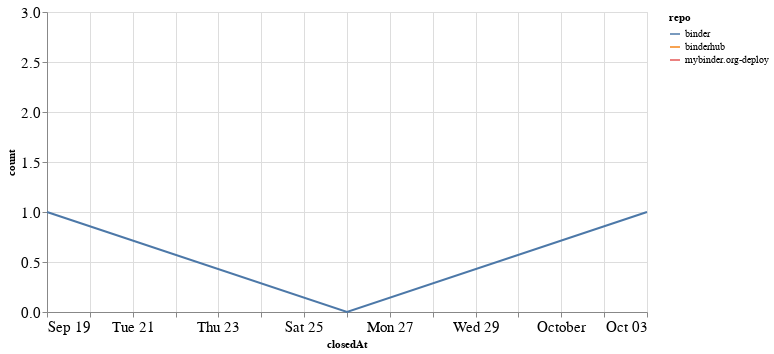

Notebook cell for this chart:
### Code cell
closed_by_time = closed_by.groupby('repo').resample('W', on='closedAt').count()['author'].reset_index()
closed_by_time = closed_by_time.rename(columns={'author': 'count'})

alt.Chart(closed_by_time, width=600).mark_line().encode(
    x='closedAt',
    y='count',
    color='repo',
    tooltip="repo"
)

### Figure 1 — Vega-Lite specification as saved in the notebook (floating-point values rounded to 4 significant figures)
{"config": {"axisLeft": {"labelFontSize": 15}, "axisBottom": {"labelFontSize": 15}}, "data": {"name": "data-0d23eb0d72b8fe4fe27b8ada8995296d"}, "mark": "line", "encoding": {"color": {"type": "nominal", "field": "repo"}, "tooltip": {"type": "nominal", "field": "repo"}, "x": {"type": "temporal", "field": "closedAt"}, "y": {"type": "quantitative", "field": "count"}}, "width": 600, "$schema": "https://vega.github.io/schema/vega-lite/v4.8.1.json", "datasets": {"data-0d23eb0d72b8fe4fe27b8ada8995296d": [{"repo": "binder", "closedAt": "2021-09-19T00:00:00", "count": 1}, {"repo": "binder", "closedAt": "2021-09-26T00:00:00", "count": 0}, {"repo": "binder", "closedAt": "2021-10-03T00:00:00", "count": 1}, {"repo": "binderhub", "closedAt": "2021-10-03T00:00:00", "count": 1}, {"repo": "mybinder.org-deploy", "closedAt": "2021-09-26T00:00:00", "count": 3}]}}
